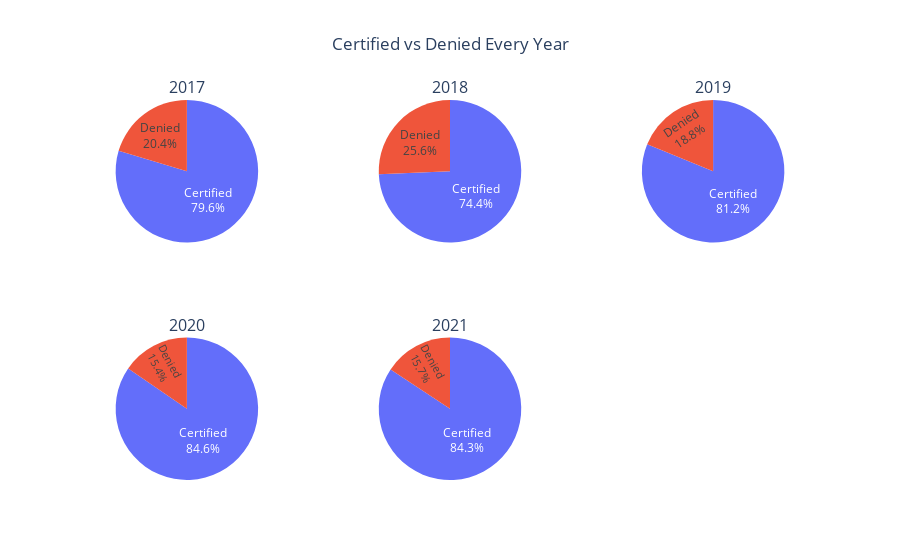

Write notebook code for a chart like this one.
### Markdown cell above
The plot explains an upward trend in certified H-1B cases from 2017-2021. As we know, the number of H-1B approvals dropped during Trump Administration and increased significantly in the recent past.

### Code cell
lst = list(h1b_df.groupby('Year'))
rows = 2
cols = 3
subplot_titles = [l[0] for l in lst]
specs = [[{'type':'domain'}] * cols] * rows
fig = make_subplots(
        rows=rows,
        cols=cols,
        subplot_titles=subplot_titles,
        specs=specs)

for i, l in enumerate(lst):
    row = i // cols + 1
    col = i % (rows + 1) + 1
    d = l[1]
    a=list(set(d["CASE_STATUS"]))
    a.sort()
    fig.add_trace(
        go.Pie(labels=a,
               values=list(d["CASE_STATUS"].value_counts()),
               showlegend=False,
               textposition='inside',
               textinfo='label+percent'),
         row=row,
         col=col
    )
    
fig.update_layout(title="Certified vs Denied Every Year", title_x=0.5)
fig.show()

### Figure 1 — Plotly figure (JSON) as saved in the notebook; plotly's stock layout.template omitted (floating-point values rounded to 4 significant figures)
{"data": [{"domain": {"x": [0, 0.2889], "y": [0.625, 1]}, "labels": ["Certified", "Denied"], "showlegend": false, "textinfo": "label+percent", "textposition": "inside", "type": "pie", "values": [25731, 6587]}, {"domain": {"x": [0.3556, 0.6444], "y": [0.625, 1]}, "labels": ["Certified", "Denied"], "showlegend": false, "textinfo": "label+percent", "textposition": "inside", "type": "pie", "values": [30024, 10356]}, {"domain": {"x": [0.7111, 1], "y": [0.625, 1]}, "labels": ["Certified", "Denied"], "showlegend": false, "textinfo": "label+percent", "textposition": "inside", "type": "pie", "values": [32153, 7447]}, {"domain": {"x": [0, 0.2889], "y": [0, 0.375]}, "labels": ["Certified", "Denied"], "showlegend": false, "textinfo": "label+percent", "textposition": "inside", "type": "pie", "values": [32190, 5869]}, {"domain": {"x": [0.3556, 0.6444], "y": [0, 0.375]}, "labels": ["Certified", "Denied"], "showlegend": false, "textinfo": "label+percent", "textposition": "inside", "type": "pie", "values": [40018, 7448]}], "layout": {"annotations": [{"font": {"size": 16}, "showarrow": false, "text": "2017", "x": 0.1444, "xanchor": "center", "xref": "paper", "y": 1, "yanchor": "bottom", "yref": "paper"}, {"font": {"size": 16}, "showarrow": false, "text": "2018", "x": 0.5, "xanchor": "center", "xref": "paper", "y": 1, "yanchor": "bottom", "yref": "paper"}, {"font": {"size": 16}, "showarrow": false, "text": "2019", "x": 0.8556, "xanchor": "center", "xref": "paper", "y": 1, "yanchor": "bottom", "yref": "paper"}, {"font": {"size": 16}, "showarrow": false, "text": "2020", "x": 0.1444, "xanchor": "center", "xref": "paper", "y": 0.375, "yanchor": "bottom", "yref": "paper"}, {"font": {"size": 16}, "showarrow": false, "text": "2021", "x": 0.5, "xanchor": "center", "xref": "paper", "y": 0.375, "yanchor": "bottom", "yref": "paper"}], "title": {"text": "Certified vs Denied Every Year", "x": 0.5}}}
